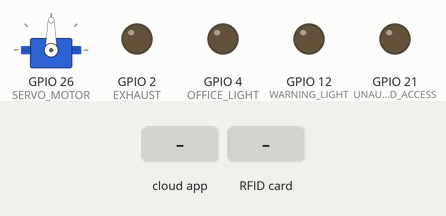
Recording of a sketch running on a simulated ESP32. Parts: servo, output pins drawn as LEDs (lit = HIGH). Inputs (shaded band) come from the test bench. WiFi joins after 1.5 s; servers stay silent unless stated; no MQTT or app messages arrive unless stated; what the sketch prints to the serial monitor is not drawn.

Above: at 3.2 s.
3.3 s: the phone or cloud app sets fire-sensor to ON
At 5.6 s:
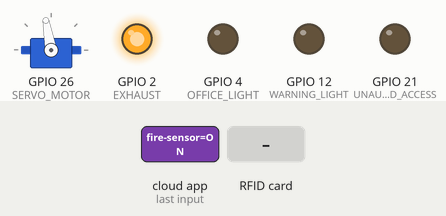
6.8 s: RFID card 5E 7A 19 C4 held to the reader
At 10.6 s:
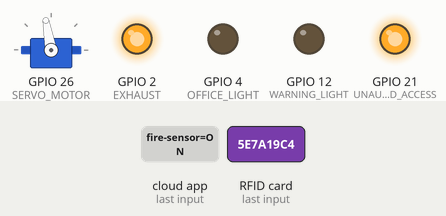
12.6 s: the phone or cloud app sets fire-sensor to ON
At 13.08 s:
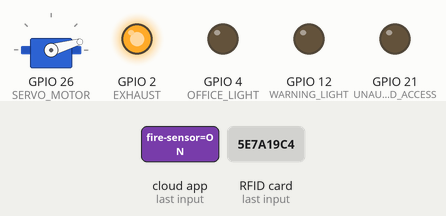
16.1 s: RFID card D2 8C 00 1C held to the reader
Timing chart, 0 to 21.8 s (numbered marks = the images above; inputs shaded):
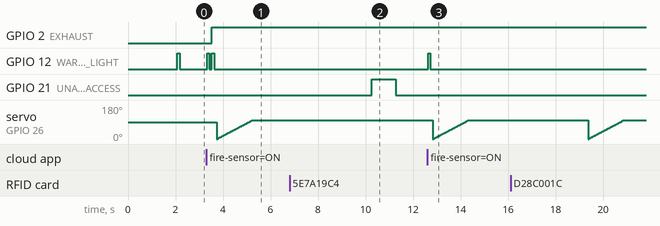

The sketch:

smart_office.ino
```cpp
#include <WiFi.h>
#include <SPI.h>
#include <MFRC522.h>
#include <ESP32Servo.h>
#include "Adafruit_MQTT.h"
#include "Adafruit_MQTT_Client.h"

// RFID
#define SS_PIN 5
#define RST_PIN 27
#define UNAUTHORIZED_ACCESS 21
MFRC522 mfrc522(SS_PIN, RST_PIN);

// WIFI
const char *ssid = "Dhairya";
const char *password = "le2garib";

// Adafruit MQTT
#define MQTT_SERV "io.adafruit.com"
#define MQTT_PORT 1883
#define MQTT_NAME "Dhairya_Bhatt"
#define MQTT_PASS "aio_qPJU06A1oTR3zGQQSMT1oV4aHdPf"
WiFiClient client;
Adafruit_MQTT_Client mqtt(&client, MQTT_SERV, MQTT_PORT, MQTT_NAME, MQTT_PASS);
Adafruit_MQTT_Subscribe office_light = Adafruit_MQTT_Subscribe(&mqtt, MQTT_NAME "/feeds/office-light");
Adafruit_MQTT_Subscribe door_status = Adafruit_MQTT_Subscribe(&mqtt, MQTT_NAME "/feeds/door-status");
Adafruit_MQTT_Subscribe fire_sensor = Adafruit_MQTT_Subscribe(&mqtt, MQTT_NAME "/feeds/fire-sensor");
Adafruit_MQTT_Subscribe *subscription;

// Office Roof Lights
#define OFFICE_LIGHT 4
int flag = 0;

// Fire Related
// #define SMOKE_SENSOR 34
// #define SENSOR_THRESHOLD 500
 #define EXHAUST 2
 #define WARNING_LIGHT 12
// // #define BUZZER 14
// // int freq = 2000;
// // int channel = 0;
// // int resolution = 8;

// Servo
#define SERVO_MOTOR 26
#define SERVO_ANGLE 100
Servo myservo; // create servo object to control a servo

void initWiFi()
{
    WiFi.mode(WIFI_STA);
    WiFi.begin(ssid, password);
    Serial.print("Connecting to WiFi ..");
    while (WiFi.status() != WL_CONNECTED)
    {
        Serial.print('.');
        delay(1000);
    }
    Serial.println(WiFi.localIP());
}
void initMQTT()
{
    mqtt.subscribe(&office_light);
    mqtt.subscribe(&door_status);
    mqtt.subscribe(&fire_sensor);
}
void initServo()
{
    myservo.attach(SERVO_MOTOR); // attaches the servo on pin 18 to the servo object
}
void initRFID()
{
    pinMode(UNAUTHORIZED_ACCESS, OUTPUT);
    SPI.begin();        // Initiate  SPI bus
    mfrc522.PCD_Init(); // Initiate MFRC522
    Serial.println("Put your card to the reader...");
    Serial.println();
}
 void initFire()
 {
     pinMode(EXHAUST, OUTPUT);
     pinMode(WARNING_LIGHT, OUTPUT);
     //    ledcSetup(channel, freq, resolution);
     //    ledcAttachPin(BUZZER, channel);
     //    ledcWriteTone(channel, 2000);
 }
void initRoof()
{
    pinMode(OFFICE_LIGHT, OUTPUT);
    // pinMode(LDR, INPUT);
    // analogWrite(OFFICE_LIGHT, 0);
}
void setup()
{
    Serial.begin(115200);
    initWiFi();
    initMQTT();
    initRFID();
    initServo();
     initFire();
    initRoof();
}
void doorOperate()
{
    int pos;
    for (pos = 0; pos <= SERVO_ANGLE; pos += 1)
    {
        myservo.write(pos);
        delay(15);
    }
    delay(2000);
    for (pos = SERVO_ANGLE; pos >= 0; pos -= 1)
    {
        myservo.write(pos);
        delay(15);
    }
}
void loopRFID()
{
    if (!mfrc522.PICC_IsNewCardPresent() || !mfrc522.PICC_ReadCardSerial())
        return;
    Serial.print("UID tag :");
    String content = "";
    byte letter;
    for (byte i = 0; i < mfrc522.uid.size; i++)
    {
        Serial.print(mfrc522.uid.uidByte[i] < 0x10 ? " 0" : " ");
        Serial.print(mfrc522.uid.uidByte[i], HEX);
        content.concat(String(mfrc522.uid.uidByte[i] < 0x10 ? " 0" : " "));
        content.concat(String(mfrc522.uid.uidByte[i], HEX));
    }
    Serial.println();
    Serial.print("Message : ");
    content.toUpperCase();
    if (content.substring(1) == "D2 8C 00 1C") // change here the UID of the card/cards that you want to give access
    {
        Serial.println("Authorized access");
        doorOperate();
    }
    else
    {
        Serial.println("Unauthorized Access, Please Try Again.");
        digitalWrite(UNAUTHORIZED_ACCESS, HIGH);
        delay(1000);
        digitalWrite(UNAUTHORIZED_ACCESS, LOW);
    }
}
void loopSetRoofLightIntensity(uint16_t value)
{
    analogWrite(OFFICE_LIGHT, value);
}
 void fireAlarm(char *status)
 {
     if (strcmp(status, "ON"))
     {
         digitalWrite(EXHAUST, HIGH);
         digitalWrite(WARNING_LIGHT, HIGH);
         delay(100);
         digitalWrite(WARNING_LIGHT, LOW);
         delay(100);
         Serial.println("Door Open");
         if(flag == 1)
         {
         for (int pos = 0; pos <= SERVO_ANGLE; pos += 1)
         {
             myservo.write(pos);
             delay(15);
         }
         }
         //    ledcWriteTone(channel, 500);
         //    delay(500);
         //    ledcWriteTone(channel, 3000);
         //    delay(500);
     }
     else
     {
         digitalWrite(EXHAUST, LOW);
         digitalWrite(WARNING_LIGHT, LOW);
         Serial.println("Door Close");
         for (int pos = SERVO_ANGLE; pos >= 0; pos -= 1)
         {
             myservo.write(pos);
             delay(15);
         }
         //    ledcWriteTone(channel, 0);
     }
 }
// void smokeDetector()
// {
//     //    int smoke = analogRead(SMOKE_SENSOR);
//     //    if (smoke > SENSOR_THRESHOLD)
//     //        fireAlarm("ON");
//     //    else
//     //        fireAlarm("OFF");
// }
void MQTT_connect()
{
    int8_t ret;
    // Stop if already connected.
    if (mqtt.connected())
        return;
    Serial.print("Connecting to MQTT... ");
    uint8_t retries = 10;
    while ((ret = mqtt.connect()) != 0) // connect will return 0 for connected
    {
        Serial.println(mqtt.connectErrorString(ret));
        Serial.println("Retrying MQTT connection in 2 seconds...");
        mqtt.disconnect();
        delay(2000); // wait 2 seconds
        if (--retries == 0)
            // basically die and wait for WDT to reset me
            while (1)
                ;
    }
    Serial.println("MQTT Connected!");
}
void loop()
{
    loopRFID();
    if (flag == 0)
         {
             digitalWrite(WARNING_LIGHT, HIGH);
             delay(100);
             digitalWrite(WARNING_LIGHT, LOW);
             delay(100);
         }
    MQTT_connect();
      while ((subscription = mqtt.readSubscription(5000)))
    {
        loopRFID();
        // smokeDetector();
         if (flag == 0)
         {
             digitalWrite(WARNING_LIGHT, HIGH);
             delay(100);
             digitalWrite(WARNING_LIGHT, LOW);
             delay(100);
         }
         if (subscription == &office_light)
         {
             uint16_t light = atoi((char *)office_light.lastread);

             loopSetRoofLightIntensity(light);
             Serial.println(light);
         }
         if (subscription == &door_status)
         {
             if (atoi((char *)door_status.lastread) == 1)
                 doorOperate();
             Serial.println((char *)door_status.lastread);
         }
         if (subscription == &fire_sensor)
         {
             Serial.println((char *)fire_sensor.lastread);
             if (strcmp((char *)fire_sensor.lastread, "ON"))
             {
                 fireAlarm("ON");
                 flag = 0;
             }
             else
             {
                 flag = 1;
                 fireAlarm("OFF");
             }
         }
    }
    // // ping the server to keep the mqtt connection alive
    if (!mqtt.ping())
        mqtt.disconnect();
}
```

Measured:
- after the input at 3.3 s, GPIO 2 (EXHAUST): LOW → HIGH after 0.23 s; GPIO 12 (WARNING_LIGHT): alternates HIGH for 0.10 s and LOW for 0.10 s, 4 changes in all, then stays LOW, starting at once
- after the input at 6.8 s, GPIO 21 (UNAUTHORIZED_ACCESS): LOW → HIGH after 3.5 s, → LOW 1.0 s later
- after the input at 12.6 s, GPIO 12 (WARNING_LIGHT): LOW → HIGH at once, → LOW 0.10 s later
